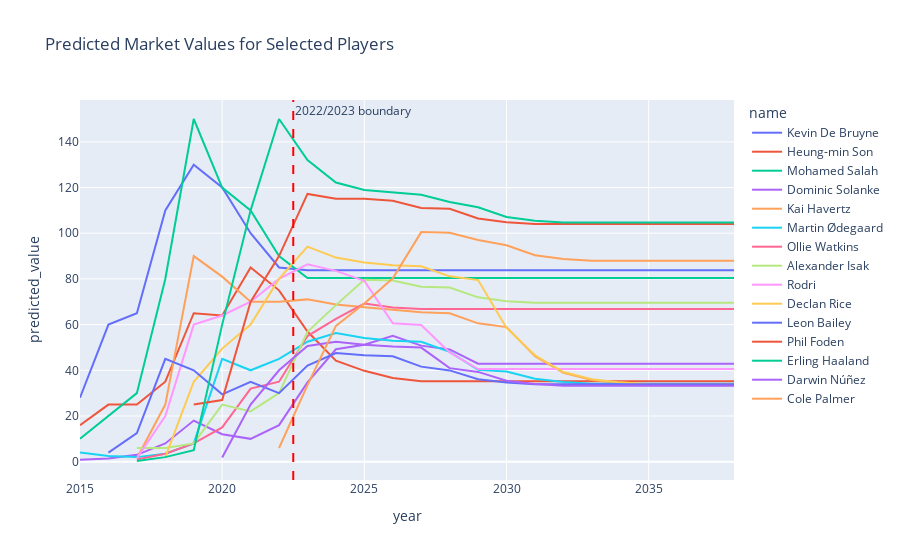

Notebook source saved alongside this figure:
### Code cell
plot_player_value_trends(
    pdf_train, merged,
    top_year=2036,
    top_n=15
)

### Figure 1 — Plotly figure (JSON) as saved in the notebook; plotly's stock layout.template omitted (floating-point values rounded to 4 significant figures)
{"data": [{"customdata": [[23], [24], [25], [26], [27], [28], [29], [30], [32], [33], [34], [35], [36], [37], [38], [39], [40], [41], [42], [43], [44], [45], [46], [47]], "hovertemplate": "name=Kevin De Bruyne<br>year=%{x}<br>predicted_value=%{y}<br>age=%{customdata[0]}<extra></extra>", "legendgroup": "Kevin De Bruyne", "line": {"color": "#636efa", "dash": "solid"}, "marker": {"symbol": "circle"}, "mode": "lines", "name": "Kevin De Bruyne", "orientation": "v", "showlegend": true, "type": "scatter", "x": [2015, 2016, 2017, 2018, 2019, 2020, 2021, 2022, 2023, 2024, 2025, 2026, 2027, 2028, 2029, 2030, 2031, 2032, 2033, 2034, 2035, 2036, 2037, 2038], "xaxis": "x", "y": [28, 60, 65, 110, 130, 120, 100, 85, 83.78, 83.78, 83.78, 83.78, 83.78, 83.78, 83.78, 83.78, 83.78, 83.78, 83.78, 83.78, 83.78, 83.78, 83.78, 83.78], "yaxis": "y"}, {"customdata": [[22], [23], [24], [25], [26], [27], [28], [29], [30], [31], [32], [33], [34], [35], [36], [37], [38], [39], [40], [41], [42], [43], [44], [45]], "hovertemplate": "name=Heung-min Son<br>year=%{x}<br>predicted_value=%{y}<br>age=%{customdata[0]}<extra></extra>", "legendgroup": "Heung-min Son", "line": {"color": "#EF553B", "dash": "solid"}, "marker": {"symbol": "circle"}, "mode": "lines", "name": "Heung-min Son", "orientation": "v", "showlegend": true, "type": "scatter", "x": [2015, 2016, 2017, 2018, 2019, 2020, 2021, 2022, 2023, 2024, 2025, 2026, 2027, 2028, 2029, 2030, 2031, 2032, 2033, 2034, 2035, 2036, 2037, 2038], "xaxis": "x", "y": [16, 25, 25, 35, 65, 64, 85, 75, 56.98, 44.24, 39.77, 36.62, 35.23, 35.23, 35.23, 35.23, 35.23, 35.23, 35.23, 35.23, 35.23, 35.23, 35.23, 35.23], "yaxis": "y"}, {"customdata": [[22], [23], [24], [25], [27], [27], [28], [30], [30], [31], [32], [33], [34], [35], [36], [37], [38], [39], [40], [41], [42], [43], [44], [45]], "hovertemplate": "name=Mohamed Salah<br>year=%{x}<br>predicted_value=%{y}<br>age=%{customdata[0]}<extra></extra>", "legendgroup": "Mohamed Salah", "line": {"color": "#00cc96", "dash": "solid"}, "marker": {"symbol": "circle"}, "mode": "lines", "name": "Mohamed Salah", "orientation": "v", "showlegend": true, "type": "scatter", "x": [2015, 2016, 2017, 2018, 2019, 2020, 2021, 2022, 2023, 2024, 2025, 2026, 2027, 2028, 2029, 2030, 2031, 2032, 2033, 2034, 2035, 2036, 2037, 2038], "xaxis": "x", "y": [10, 20, 30, 80, 150, 120, 110, 90, 80.39, 80.39, 80.39, 80.39, 80.39, 80.39, 80.39, 80.39, 80.39, 80.39, 80.39, 80.39, 80.39, 80.39, 80.39, 80.39], "yaxis": "y"}, {"customdata": [[18], [18], [19], [20], [21], [22], [23], [24], [25], [26], [27], [28], [29], [30], [31], [32], [33], [34], [35], [36], [37], [38], [39], [40]], "hovertemplate": "name=Dominic Solanke<br>year=%{x}<br>predicted_value=%{y}<br>age=%{customdata[0]}<extra></extra>", "legendgroup": "Dominic Solanke", "line": {"color": "#ab63fa", "dash": "solid"}, "marker": {"symbol": "circle"}, "mode": "lines", "name": "Dominic Solanke", "orientation": "v", "showlegend": true, "type": "scatter", "x": [2015, 2016, 2017, 2018, 2019, 2020, 2021, 2022, 2023, 2024, 2025, 2026, 2027, 2028, 2029, 2030, 2031, 2032, 2033, 2034, 2035, 2036, 2037, 2038], "xaxis": "x", "y": [0.9, 1.4, 3, 8, 18, 12, 10, 16, 34.73, 49.21, 51.17, 55.14, 50.8, 49.15, 42.9, 42.9, 42.9, 42.9, 42.9, 42.9, 42.9, 42.9, 42.9, 42.9], "yaxis": "y"}, {"customdata": [[17], [18], [19], [20], [21], [23], [23], [24], [25], [26], [27], [28], [29], [30], [31], [32], [33], [34], [35], [36], [37], [38]], "hovertemplate": "name=Kai Havertz<br>year=%{x}<br>predicted_value=%{y}<br>age=%{customdata[0]}<extra></extra>", "legendgroup": "Kai Havertz", "line": {"color": "#FFA15A", "dash": "solid"}, "marker": {"symbol": "circle"}, "mode": "lines", "name": "Kai Havertz", "orientation": "v", "showlegend": true, "type": "scatter", "x": [2017, 2018, 2019, 2020, 2021, 2022, 2023, 2024, 2025, 2026, 2027, 2028, 2029, 2030, 2031, 2032, 2033, 2034, 2035, 2036, 2037, 2038], "xaxis": "x", "y": [1.5, 25, 90, 81, 70, 70, 71.05, 68.78, 67.59, 66.64, 65.39, 64.96, 60.56, 58.91, 46.17, 38.86, 35.71, 34.32, 33.51, 33.51, 33.51, 33.51], "yaxis": "y"}, {"customdata": [[16], [17], [18], [19], [20], [21], [22], [23], [24], [25], [26], [27], [28], [29], [30], [31], [32], [33], [34], [35], [36], [37], [38], [39]], "hovertemplate": "name=Martin Ødegaard<br>year=%{x}<br>predicted_value=%{y}<br>age=%{customdata[0]}<extra></extra>", "legendgroup": "Martin Ødegaard", "line": {"color": "#19d3f3", "dash": "solid"}, "marker": {"symbol": "circle"}, "mode": "lines", "name": "Martin Ødegaard", "orientation": "v", "showlegend": true, "type": "scatter", "x": [2015, 2016, 2017, 2018, 2019, 2020, 2021, 2022, 2023, 2024, 2025, 2026, 2027, 2028, 2029, 2030, 2031, 2032, 2033, 2034, 2035, 2036, 2037, 2038], "xaxis": "x", "y": [4, 2.5, 2, 3.5, 8, 45, 40, 45, 52.49, 56.32, 54.18, 52.94, 52.5, 48.1, 40.18, 39.44, 36.28, 34.9, 34.08, 34.08, 34.08, 34.08, 34.08, 34.08], "yaxis": "y"}, {"customdata": [[21], [22], [23], [24], [25], [26], [27], [28], [29], [30], [31], [32], [33], [34], [35], [36], [37], [38], [39], [40], [41], [42]], "hovertemplate": "name=Ollie Watkins<br>year=%{x}<br>predicted_value=%{y}<br>age=%{customdata[0]}<extra></extra>", "legendgroup": "Ollie Watkins", "line": {"color": "#FF6692", "dash": "solid"}, "marker": {"symbol": "circle"}, "mode": "lines", "name": "Ollie Watkins", "orientation": "v", "showlegend": true, "type": "scatter", "x": [2017, 2018, 2019, 2020, 2021, 2022, 2023, 2024, 2025, 2026, 2027, 2028, 2029, 2030, 2031, 2032, 2033, 2034, 2035, 2036, 2037, 2038], "xaxis": "x", "y": [1, 3.5, 8, 15, 32, 35, 54.98, 62.48, 69.19, 67.54, 66.8, 66.8, 66.8, 66.8, 66.8, 66.8, 66.8, 66.8, 66.8, 66.8, 66.8, 66.8], "yaxis": "y"}, {"customdata": [[17], [18], [19], [20], [21], [22], [23], [24], [25], [26], [27], [28], [29], [30], [31], [32], [33], [34], [35], [36], [37], [38]], "hovertemplate": "name=Alexander Isak<br>year=%{x}<br>predicted_value=%{y}<br>age=%{customdata[0]}<extra></extra>", "legendgroup": "Alexander Isak", "line": {"color": "#B6E880", "dash": "solid"}, "marker": {"symbol": "circle"}, "mode": "lines", "name": "Alexander Isak", "orientation": "v", "showlegend": true, "type": "scatter", "x": [2017, 2018, 2019, 2020, 2021, 2022, 2023, 2024, 2025, 2026, 2027, 2028, 2029, 2030, 2031, 2032, 2033, 2034, 2035, 2036, 2037, 2038], "xaxis": "x", "y": [6, 6, 8, 25, 22, 30, 56.83, 68.53, 79.59, 79.29, 76.61, 76.27, 71.93, 70.27, 69.53, 69.53, 69.53, 69.53, 69.53, 69.53, 69.53, 69.53], "yaxis": "y"}, {"customdata": [[20], [21], [22], [23], [24], [25], [27], [28], [29], [30], [31], [32], [33], [34], [35], [36], [37], [38], [39], [40], [41], [42]], "hovertemplate": "name=Rodri<br>year=%{x}<br>predicted_value=%{y}<br>age=%{customdata[0]}<extra></extra>", "legendgroup": "Rodri", "line": {"color": "#FF97FF", "dash": "solid"}, "marker": {"symbol": "circle"}, "mode": "lines", "name": "Rodri", "orientation": "v", "showlegend": true, "type": "scatter", "x": [2017, 2018, 2019, 2020, 2021, 2022, 2023, 2024, 2025, 2026, 2027, 2028, 2029, 2030, 2031, 2032, 2033, 2034, 2035, 2036, 2037, 2038], "xaxis": "x", "y": [1.5, 20, 60, 64, 70, 80, 86.39, 83.53, 79.13, 60.57, 59.82, 47.83, 40.52, 40.52, 40.52, 40.52, 40.52, 40.52, 40.52, 40.52, 40.52, 40.52], "yaxis": "y"}, {"customdata": [[18], [20], [21], [22], [23], [24], [25], [26], [27], [28], [29], [30], [31], [32], [33], [34], [35], [36], [37], [38], [39]], "hovertemplate": "name=Declan Rice<br>year=%{x}<br>predicted_value=%{y}<br>age=%{customdata[0]}<extra></extra>", "legendgroup": "Declan Rice", "line": {"color": "#FECB52", "dash": "solid"}, "marker": {"symbol": "circle"}, "mode": "lines", "name": "Declan Rice", "orientation": "v", "showlegend": true, "type": "scatter", "x": [2018, 2019, 2020, 2021, 2022, 2023, 2024, 2025, 2026, 2027, 2028, 2029, 2030, 2031, 2032, 2033, 2034, 2035, 2036, 2037, 2038], "xaxis": "x", "y": [2, 35, 49.5, 60, 80, 94.14, 89.35, 87.21, 85.96, 85.53, 81.13, 79.48, 58.56, 46.56, 39.26, 36.1, 34.72, 33.9, 33.9, 33.9, 33.9], "yaxis": "y"}, {"customdata": [[18], [19], [20], [21], [22], [23], [24], [25], [26], [27], [28], [29], [30], [31], [32], [33], [34], [35], [36], [37], [38], [39], [40]], "hovertemplate": "name=Leon Bailey<br>year=%{x}<br>predicted_value=%{y}<br>age=%{customdata[0]}<extra></extra>", "legendgroup": "Leon Bailey", "line": {"color": "#636efa", "dash": "solid"}, "marker": {"symbol": "circle"}, "mode": "lines", "name": "Leon Bailey", "orientation": "v", "showlegend": true, "type": "scatter", "x": [2016, 2017, 2018, 2019, 2020, 2021, 2022, 2023, 2024, 2025, 2026, 2027, 2028, 2029, 2030, 2031, 2032, 2033, 2034, 2035, 2036, 2037, 2038], "xaxis": "x", "y": [4, 12.5, 45, 40, 29.5, 35, 30, 42.05, 47.52, 46.56, 46.13, 41.61, 39.96, 36.06, 34.67, 33.86, 33.86, 33.86, 33.86, 33.86, 33.86, 33.86, 33.86], "yaxis": "y"}, {"customdata": [[18], [19], [20], [21], [23], [24], [25], [26], [27], [28], [29], [30], [31], [32], [33], [34], [35], [36], [37], [38]], "hovertemplate": "name=Phil Foden<br>year=%{x}<br>predicted_value=%{y}<br>age=%{customdata[0]}<extra></extra>", "legendgroup": "Phil Foden", "line": {"color": "#EF553B", "dash": "solid"}, "marker": {"symbol": "circle"}, "mode": "lines", "name": "Phil Foden", "orientation": "v", "showlegend": true, "type": "scatter", "x": [2019, 2020, 2021, 2022, 2023, 2024, 2025, 2026, 2027, 2028, 2029, 2030, 2031, 2032, 2033, 2034, 2035, 2036, 2037, 2038], "xaxis": "x", "y": [25, 27, 70, 90, 117.2, 115.1, 115.1, 114.2, 111.0, 110.7, 106.5, 104.8, 104.1, 104.1, 104.1, 104.1, 104.1, 104.1, 104.1, 104.1], "yaxis": "y"}, {"customdata": [[17], [18], [18], [19], [20], [21], [22], [23], [24], [25], [26], [27], [28], [29], [30], [31], [32], [33], [34], [35], [36], [37]], "hovertemplate": "name=Erling Haaland<br>year=%{x}<br>predicted_value=%{y}<br>age=%{customdata[0]}<extra></extra>", "legendgroup": "Erling Haaland", "line": {"color": "#00cc96", "dash": "solid"}, "marker": {"symbol": "circle"}, "mode": "lines", "name": "Erling Haaland", "orientation": "v", "showlegend": true, "type": "scatter", "x": [2017, 2018, 2019, 2020, 2021, 2022, 2023, 2024, 2025, 2026, 2027, 2028, 2029, 2030, 2031, 2032, 2033, 2034, 2035, 2036, 2037, 2038], "xaxis": "x", "y": [0.3, 2, 5, 60, 110, 150, 132.0, 122.2, 119.0, 117.8, 116.8, 113.7, 111.3, 107.1, 105.5, 104.7, 104.7, 104.7, 104.7, 104.7, 104.7, 104.7], "yaxis": "y"}, {"customdata": [[20], [21], [22], [24], [25], [26], [27], [28], [29], [30], [31], [32], [33], [34], [35], [36], [37], [38], [39]], "hovertemplate": "name=Darwin Núñez<br>year=%{x}<br>predicted_value=%{y}<br>age=%{customdata[0]}<extra></extra>", "legendgroup": "Darwin Núñez", "line": {"color": "#ab63fa", "dash": "solid"}, "marker": {"symbol": "circle"}, "mode": "lines", "name": "Darwin Núñez", "orientation": "v", "showlegend": true, "type": "scatter", "x": [2020, 2021, 2022, 2023, 2024, 2025, 2026, 2027, 2028, 2029, 2030, 2031, 2032, 2033, 2034, 2035, 2036, 2037, 2038], "xaxis": "x", "y": [1.8, 25, 40, 50.66, 52.51, 51.15, 50.36, 49.93, 40.95, 39.3, 35.4, 34.01, 33.2, 33.2, 33.2, 33.2, 33.2, 33.2, 33.2], "yaxis": "y"}, {"customdata": [[20], [21], [22], [23], [24], [25], [26], [27], [28], [29], [30], [31], [32], [33], [34], [35], [36]], "hovertemplate": "name=Cole Palmer<br>year=%{x}<br>predicted_value=%{y}<br>age=%{customdata[0]}<extra></extra>", "legendgroup": "Cole Palmer", "line": {"color": "#FFA15A", "dash": "solid"}, "marker": {"symbol": "circle"}, "mode": "lines", "name": "Cole Palmer", "orientation": "v", "showlegend": true, "type": "scatter", "x": [2022, 2023, 2024, 2025, 2026, 2027, 2028, 2029, 2030, 2031, 2032, 2033, 2034, 2035, 2036, 2037, 2038], "xaxis": "x", "y": [6, 33.52, 59.46, 69.24, 80.3, 100.5, 100.2, 97.04, 94.71, 90.37, 88.72, 87.97, 87.97, 87.97, 87.97, 87.97, 87.97], "yaxis": "y"}], "layout": {"annotations": [{"showarrow": false, "text": "2022/2023 boundary", "x": 2022.0, "xanchor": "left", "xref": "x", "y": 1, "yanchor": "top", "yref": "y domain"}], "legend": {"title": {"text": "name"}, "tracegroupgap": 0}, "shapes": [{"line": {"color": "red", "dash": "dash"}, "type": "line", "x0": 2022.0, "x1": 2022.0, "xref": "x", "y0": 0, "y1": 1, "yref": "y domain"}], "title": {"text": "Predicted Market Values for Selected Players"}, "xaxis": {"anchor": "y", "domain": [0, 1], "title": {"text": "year"}}, "yaxis": {"anchor": "x", "domain": [0, 1], "title": {"text": "predicted_value"}}}}
